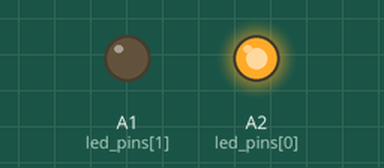
Recording of a sketch running on a simulated Arduino Uno, built with avr-gcc and run on an emulated ATmega328P. Parts: output pins drawn as LEDs (lit = HIGH).

Above: at 0.5 s.
At 2.5 s:
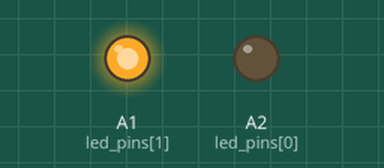
At 3.5 s:
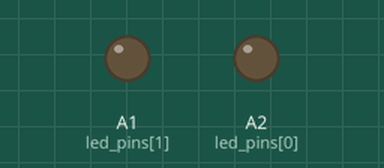
Timing chart, 0 to 5.2 s (numbered marks = the images above):
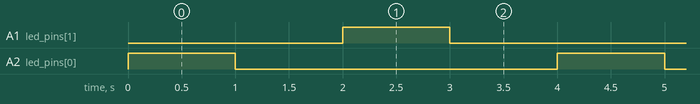

The sketch:

led_exam.ino
```cpp
int led_pins[2] = {A2,A1};
int pin_length = sizeof(led_pins)/sizeof(int);
void setup() {
  for(int i=0;i<pin_length;i++){
    pinMode(led_pins[i],OUTPUT);
  }
}
void loop() {
  for(int i=0;i<pin_length;i++){
    digitalWrite(led_pins[i],HIGH);
    delay(1000);
    digitalWrite(led_pins[i],LOW);
    delay(1000);
  }

}
```

Measured:
- by itself, A1 (led_pins[1]), A2 (led_pins[0]): alternates HIGH for 1.0 s and LOW for 3.0 s
- by itself, everything shown: repeats every 4.0 s, in 4 steps
